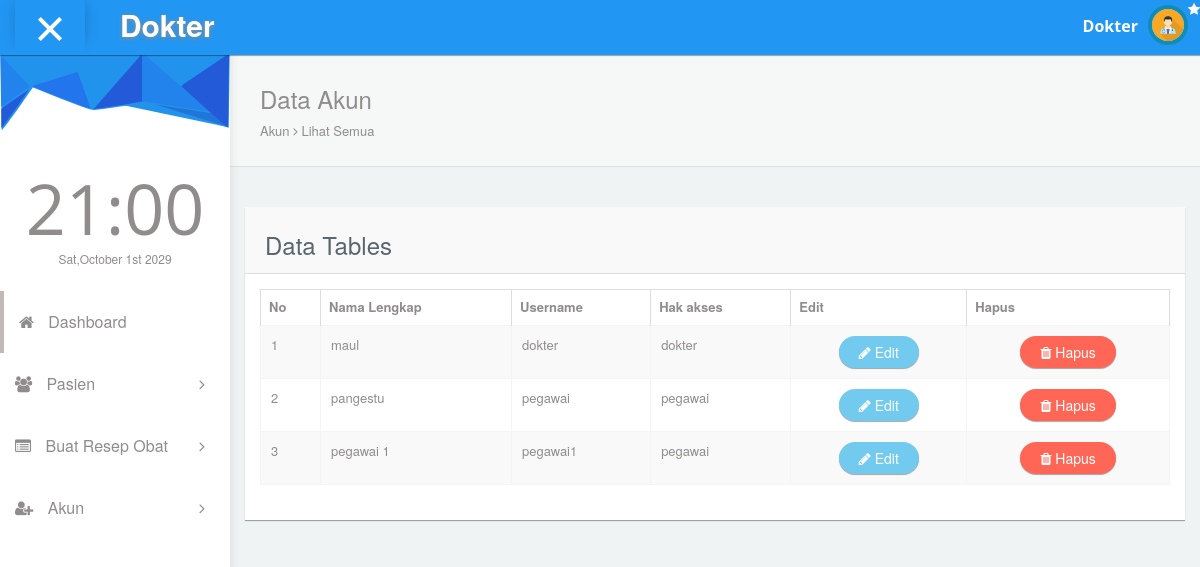
Screenshot of /administrator/dokter/list.akun.php with the database file from the repository.
### tables this page shows
CREATE TABLE `user` (
  `id_user` int(10) NOT NULL,
  `kode_user` int(5) NOT NULL,
  `nama` varchar(20) NOT NULL,
  `username` varchar(20) NOT NULL,
  `password` varchar(50) NOT NULL,
  `hak_akses` varchar(10) NOT NULL
);

### administrator/dokter/list.akun.php (the view, shortened to what this page needs)
<!DOCTYPE html>
<html lang="en">
<head>
  <link rel="stylesheet" type="text/css" href="asset/css/bootstrap.min.css">
  <link rel="stylesheet" type="text/css" href="asset/css/plugins/font-awesome.min.css"/>
  <link rel="stylesheet" type="text/css" href="asset/css/plugins/datatables.bootstrap.min.css"/>
  <link rel="stylesheet" type="text/css" href="asset/css/plugins/animate.min.css"/>
  <link href="asset/css/style.css" rel="stylesheet">
    </head>
    <body id="mimin" class="dashboard">
      <?php include 'page/head-nav.php';?>
      <div class="container-fluid mimin-wrapper">
        <?php include 'page/left-menu.php'; ?>
        <div id="content">
         <div class="panel box-shadow-none content-header">
          <div class="panel-body">
            <div class="col-md-12">
              <h3 class="animated fadeInLeft">Data Akun</h3>
              <p class="animated fadeInDown">
                Akun <span class="fa-angle-right fa"></span> Lihat Semua
              </p>
            </div>
          </div>
        </div>
        <div class="col-md-12 top-20 padding-0">
          <div class="col-md-12">
            <div class="panel">
              <div class="panel-heading"><h3>Data Tables</h3></div>
              <div class="panel-body">
                <div class="responsive-table">
                  <table id="datatables-example" class="table table-striped table-bordered" width="100%" cellspacing="0">
                    <thead>
                      <tr>
                        <th>No</th>
                        <th>Nama Lengkap</th>
                        <th>Username</th>
                        <th>Hak akses</th>
                        <th>Edit</th>
                        <th>Hapus</th>
                      </tr>
                    </thead>
                    <tbody>
                     <?php
                     include 'koneksi.php';
                     $no = 1;
                     $data = mysqli_query($koneksi,"Select * FROM user");
                     while($d = mysqli_fetch_array($data)){
                      ?>
                      <tr>
                        <td><?php echo $no++ ;?></td>
                        <td><?php echo $d['nama']; ?></td>
                        <td><?php echo $d['username']; ?></td>
                         <td><?php echo $d['hak_akses']; ?></td>
                         <td align="center"><a href="detail_akun.php?id_user=<?php echo $d['id_user']; ?>" class="btn btn-round btn-info"><i class="fa fa-pencil"></i> Edit</a></td>
                        <td align="center"><a onclick="if(confirm('Apakah anda yakin ingin menghapus data ini ?')){ location.href='hapus_data_dokter.php?id_dokter=<?php echo $d['id_dokter']; ?>' }" class="btn btn-round btn-danger"><i class="fa fa-trash"></i> Hapus</a></td>
                      <?php
                  }
                  ?>
                      </tr>
                    </tbody>
                </table>
              </div>
            </div>
          </div>
        </div>
      </div>
    </div>
</div>
</body>
</html>

### rows the page displays
user: nama "maul", username "dokter", hak_akses "dokter"
user: nama "pangestu", username "pegawai", hak_akses "pegawai"
user: nama "pegawai 1", username "pegawai1", hak_akses "pegawai"
